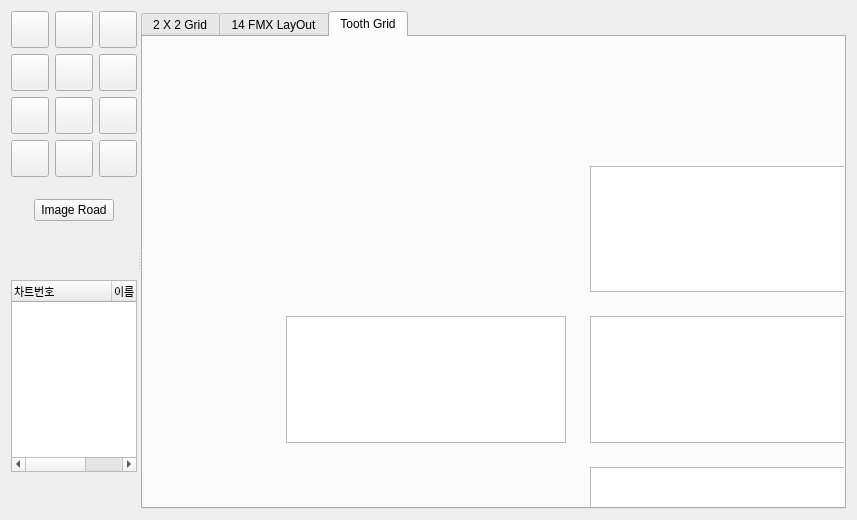
<?xml version="1.0" encoding="UTF-8"?>
<ui version="4.0">
 <class>ImageManagementForm</class>
 <widget class="QWidget" name="ImageManagementForm">
  <property name="geometry">
   <rect>
    <x>0</x>
    <y>0</y>
    <width>857</width>
    <height>520</height>
   </rect>
  </property>
  <property name="windowTitle">
   <string>Form</string>
  </property>
  <layout class="QVBoxLayout" name="verticalLayout_6">
   <item>
    <widget class="QSplitter" name="splitter">
     <property name="orientation">
      <enum>Qt::Horizontal</enum>
     </property>
     <widget class="QWidget" name="">
      <layout class="QVBoxLayout" name="verticalLayout_3">
       <item>
        <layout class="QGridLayout" name="gridLayout_2">
         <item row="0" column="0">
          <widget class="QToolButton" name="zoomInToolButton_2">
           <property name="text">
            <string/>
           </property>
           <property name="iconSize">
            <size>
             <width>30</width>
             <height>30</height>
            </size>
           </property>
          </widget>
         </item>
         <item row="0" column="1">
          <widget class="QToolButton" name="zoomOutToolButton_2">
           <property name="text">
            <string/>
           </property>
           <property name="iconSize">
            <size>
             <width>30</width>
             <height>30</height>
            </size>
           </property>
          </widget>
         </item>
         <item row="0" column="2">
          <widget class="QToolButton" name="sharpeningToolButton_2">
           <property name="text">
            <string/>
           </property>
           <property name="iconSize">
            <size>
             <width>30</width>
             <height>30</height>
            </size>
           </property>
          </widget>
         </item>
         <item row="1" column="0">
          <widget class="QToolButton" name="rightToolButton_2">
           <property name="text">
            <string/>
           </property>
           <property name="iconSize">
            <size>
             <width>30</width>
             <height>30</height>
            </size>
           </property>
          </widget>
         </item>
         <item row="1" column="1">
          <widget class="QToolButton" name="leftToolButton_2">
           <property name="text">
            <string/>
           </property>
           <property name="iconSize">
            <size>
             <width>30</width>
             <height>30</height>
            </size>
           </property>
          </widget>
         </item>
         <item row="1" column="2">
          <widget class="QToolButton" name="morphingToolButton_2">
           <property name="text">
            <string/>
           </property>
           <property name="iconSize">
            <size>
             <width>30</width>
             <height>30</height>
            </size>
           </property>
          </widget>
         </item>
         <item row="2" column="0">
          <widget class="QToolButton" name="verticalToolButton_2">
           <property name="text">
            <string/>
           </property>
           <property name="iconSize">
            <size>
             <width>30</width>
             <height>30</height>
            </size>
           </property>
          </widget>
         </item>
         <item row="2" column="1">
          <widget class="QToolButton" name="horizontalToolButton_2">
           <property name="text">
            <string/>
           </property>
           <property name="iconSize">
            <size>
             <width>30</width>
             <height>30</height>
            </size>
           </property>
          </widget>
         </item>
         <item row="2" column="2">
          <widget class="QToolButton" name="toolButton_10">
           <property name="text">
            <string/>
           </property>
           <property name="iconSize">
            <size>
             <width>30</width>
             <height>30</height>
            </size>
           </property>
          </widget>
         </item>
         <item row="3" column="0">
          <widget class="QToolButton" name="verticalToolButton_3">
           <property name="text">
            <string/>
           </property>
           <property name="iconSize">
            <size>
             <width>30</width>
             <height>30</height>
            </size>
           </property>
          </widget>
         </item>
         <item row="3" column="1">
          <widget class="QToolButton" name="horizontalToolButton_3">
           <property name="text">
            <string/>
           </property>
           <property name="iconSize">
            <size>
             <width>30</width>
             <height>30</height>
            </size>
           </property>
          </widget>
         </item>
         <item row="3" column="2">
          <widget class="QToolButton" name="toolButton_11">
           <property name="text">
            <string/>
           </property>
           <property name="iconSize">
            <size>
             <width>30</width>
             <height>30</height>
            </size>
           </property>
          </widget>
         </item>
        </layout>
       </item>
       <item>
        <layout class="QVBoxLayout" name="verticalLayout">
         <item>
          <spacer name="verticalSpacer_5">
           <property name="orientation">
            <enum>Qt::Vertical</enum>
           </property>
           <property name="sizeHint" stdset="0">
            <size>
             <width>20</width>
             <height>18</height>
            </size>
           </property>
          </spacer>
         </item>
         <item>
          <layout class="QHBoxLayout" name="horizontalLayout">
           <item>
            <spacer name="horizontalSpacer_3">
             <property name="orientation">
              <enum>Qt::Horizontal</enum>
             </property>
             <property name="sizeHint" stdset="0">
              <size>
               <width>13</width>
               <height>17</height>
              </size>
             </property>
            </spacer>
           </item>
           <item>
            <widget class="QPushButton" name="imageRoadButton_2">
             <property name="text">
              <string>Image Road</string>
             </property>
             <property name="iconSize">
              <size>
               <width>33</width>
               <height>21</height>
              </size>
             </property>
            </widget>
           </item>
           <item>
            <spacer name="horizontalSpacer_2">
             <property name="orientation">
              <enum>Qt::Horizontal</enum>
             </property>
             <property name="sizeHint" stdset="0">
              <size>
               <width>13</width>
               <height>17</height>
              </size>
             </property>
            </spacer>
           </item>
          </layout>
         </item>
         <item>
          <spacer name="verticalSpacer_6">
           <property name="orientation">
            <enum>Qt::Vertical</enum>
           </property>
           <property name="sizeHint" stdset="0">
            <size>
             <width>20</width>
             <height>17</height>
            </size>
           </property>
          </spacer>
         </item>
        </layout>
       </item>
       <item>
        <layout class="QVBoxLayout" name="verticalLayout_2">
         <item>
          <spacer name="verticalSpacer_7">
           <property name="orientation">
            <enum>Qt::Vertical</enum>
           </property>
           <property name="sizeHint" stdset="0">
            <size>
             <width>20</width>
             <height>38</height>
            </size>
           </property>
          </spacer>
         </item>
         <item>
          <widget class="QTreeWidget" name="treeWidget_2">
           <property name="font">
            <font>
             <family>고도 M</family>
             <pointsize>8</pointsize>
            </font>
           </property>
           <column>
            <property name="text">
             <string>차트번호</string>
            </property>
           </column>
           <column>
            <property name="text">
             <string>이름</string>
            </property>
           </column>
          </widget>
         </item>
         <item>
          <spacer name="verticalSpacer_8">
           <property name="orientation">
            <enum>Qt::Vertical</enum>
           </property>
           <property name="sizeHint" stdset="0">
            <size>
             <width>20</width>
             <height>38</height>
            </size>
           </property>
          </spacer>
         </item>
        </layout>
       </item>
      </layout>
     </widget>
     <widget class="QTabWidget" name="tabWidget">
      <property name="currentIndex">
       <number>2</number>
      </property>
      <widget class="QWidget" name="grid">
       <attribute name="title">
        <string>2 X 2 Grid</string>
       </attribute>
       <layout class="QVBoxLayout" name="verticalLayout_5">
        <item>
         <widget class="QWidget" name="widget" native="true">
          <layout class="QVBoxLayout" name="verticalLayout_4">
           <item>
            <layout class="QGridLayout" name="gridLayout">
             <item row="1" column="0">
              <widget class="QGraphicsView" name="graphicsView3"/>
             </item>
             <item row="0" column="0">
              <widget class="QGraphicsView" name="graphicsView1"/>
             </item>
             <item row="0" column="1">
              <widget class="QGraphicsView" name="graphicsView2"/>
             </item>
             <item row="1" column="1">
              <widget class="QGraphicsView" name="graphicsView4"/>
             </item>
            </layout>
           </item>
          </layout>
         </widget>
        </item>
       </layout>
      </widget>
      <widget class="QWidget" name="fmxLayOut">
       <attribute name="title">
        <string>14 FMX LayOut</string>
       </attribute>
       <layout class="QVBoxLayout" name="verticalLayout_14">
        <item>
         <layout class="QVBoxLayout" name="verticalLayout_9">
          <item>
           <layout class="QHBoxLayout" name="horizontalLayout_2">
            <item>
             <widget class="QWidget" name="widget_2" native="true">
              <layout class="QVBoxLayout" name="verticalLayout_7">
               <item>
                <widget class="QGraphicsView" name="graphicsView1_2"/>
               </item>
               <item>
                <spacer name="verticalSpacer">
                 <property name="orientation">
                  <enum>Qt::Vertical</enum>
                 </property>
                 <property name="sizeHint" stdset="0">
                  <size>
                   <width>17</width>
                   <height>20</height>
                  </size>
                 </property>
                </spacer>
               </item>
              </layout>
             </widget>
            </item>
            <item>
             <widget class="QWidget" name="widget_3" native="true">
              <layout class="QVBoxLayout" name="verticalLayout_8">
               <item>
                <widget class="QGraphicsView" name="graphicsView1_11"/>
               </item>
               <item>
                <spacer name="verticalSpacer_9">
                 <property name="orientation">
                  <enum>Qt::Vertical</enum>
                 </property>
                 <property name="sizeHint" stdset="0">
                  <size>
                   <width>20</width>
                   <height>18</height>
                  </size>
                 </property>
                </spacer>
               </item>
              </layout>
             </widget>
            </item>
            <item>
             <widget class="QWidget" name="widget_4" native="true">
              <layout class="QVBoxLayout" name="verticalLayout_10">
               <item>
                <widget class="QGraphicsView" name="graphicsView1_9"/>
               </item>
              </layout>
             </widget>
            </item>
            <item>
             <widget class="QWidget" name="widget_5" native="true">
              <layout class="QVBoxLayout" name="verticalLayout_11">
               <item>
                <widget class="QGraphicsView" name="graphicsView1_13"/>
               </item>
              </layout>
             </widget>
            </item>
            <item>
             <widget class="QWidget" name="widget_6" native="true">
              <layout class="QVBoxLayout" name="verticalLayout_12">
               <item>
                <widget class="QGraphicsView" name="graphicsView1_15"/>
               </item>
              </layout>
             </widget>
            </item>
            <item>
             <widget class="QWidget" name="widget_7" native="true">
              <layout class="QVBoxLayout" name="verticalLayout_13">
               <item>
                <widget class="QGraphicsView" name="graphicsView1_16"/>
               </item>
               <item>
                <spacer name="verticalSpacer_10">
                 <property name="orientation">
                  <enum>Qt::Vertical</enum>
                 </property>
                 <property name="sizeHint" stdset="0">
                  <size>
                   <width>20</width>
                   <height>4</height>
                  </size>
                 </property>
                </spacer>
               </item>
              </layout>
             </widget>
            </item>
            <item>
             <widget class="QWidget" name="widget_8" native="true">
              <layout class="QVBoxLayout" name="verticalLayout_24">
               <item>
                <widget class="QGraphicsView" name="graphicsView1_18"/>
               </item>
               <item>
                <spacer name="verticalSpacer_12">
                 <property name="orientation">
                  <enum>Qt::Vertical</enum>
                 </property>
                 <property name="sizeHint" stdset="0">
                  <size>
                   <width>20</width>
                   <height>18</height>
                  </size>
                 </property>
                </spacer>
               </item>
              </layout>
             </widget>
            </item>
           </layout>
          </item>
          <item>
           <layout class="QHBoxLayout" name="horizontalLayout_3">
            <item>
             <widget class="QWidget" name="widget_11" native="true">
              <layout class="QVBoxLayout" name="verticalLayout_27">
               <item>
                <spacer name="verticalSpacer_24">
                 <property name="orientation">
                  <enum>Qt::Vertical</enum>
                 </property>
                 <property name="sizeHint" stdset="0">
                  <size>
                   <width>20</width>
                   <height>18</height>
                  </size>
                 </property>
                </spacer>
               </item>
               <item>
                <widget class="QGraphicsView" name="graphicsView1_39"/>
               </item>
              </layout>
             </widget>
            </item>
            <item>
             <widget class="QWidget" name="widget_14" native="true">
              <layout class="QVBoxLayout" name="verticalLayout_30">
               <item>
                <spacer name="verticalSpacer_26">
                 <property name="orientation">
                  <enum>Qt::Vertical</enum>
                 </property>
                 <property name="sizeHint" stdset="0">
                  <size>
                   <width>20</width>
                   <height>17</height>
                  </size>
                 </property>
                </spacer>
               </item>
               <item>
                <widget class="QGraphicsView" name="graphicsView1_42"/>
               </item>
              </layout>
             </widget>
            </item>
            <item>
             <widget class="QWidget" name="widget_13" native="true">
              <layout class="QVBoxLayout" name="verticalLayout_29">
               <item>
                <widget class="QGraphicsView" name="graphicsView1_41"/>
               </item>
              </layout>
             </widget>
            </item>
            <item>
             <widget class="QWidget" name="widget_10" native="true">
              <layout class="QVBoxLayout" name="verticalLayout_26">
               <item>
                <widget class="QGraphicsView" name="graphicsView1_38"/>
               </item>
              </layout>
             </widget>
            </item>
            <item>
             <widget class="QWidget" name="widget_9" native="true">
              <layout class="QVBoxLayout" name="verticalLayout_25">
               <item>
                <widget class="QGraphicsView" name="graphicsView1_37"/>
               </item>
              </layout>
             </widget>
            </item>
            <item>
             <widget class="QWidget" name="widget_12" native="true">
              <layout class="QVBoxLayout" name="verticalLayout_28">
               <item>
                <spacer name="verticalSpacer_25">
                 <property name="orientation">
                  <enum>Qt::Vertical</enum>
                 </property>
                 <property name="sizeHint" stdset="0">
                  <size>
                   <width>20</width>
                   <height>4</height>
                  </size>
                 </property>
                </spacer>
               </item>
               <item>
                <widget class="QGraphicsView" name="graphicsView1_40"/>
               </item>
              </layout>
             </widget>
            </item>
            <item>
             <widget class="QWidget" name="widget_16" native="true">
              <layout class="QVBoxLayout" name="verticalLayout_31">
               <item>
                <spacer name="verticalSpacer_28">
                 <property name="orientation">
                  <enum>Qt::Vertical</enum>
                 </property>
                 <property name="sizeHint" stdset="0">
                  <size>
                   <width>20</width>
                   <height>4</height>
                  </size>
                 </property>
                </spacer>
               </item>
               <item>
                <widget class="QGraphicsView" name="graphicsView1_44"/>
               </item>
              </layout>
             </widget>
            </item>
           </layout>
          </item>
         </layout>
        </item>
       </layout>
      </widget>
      <widget class="QWidget" name="toothGrid">
       <attribute name="title">
        <string>Tooth Grid</string>
       </attribute>
       <widget class="QWidget" name="layoutWidget_2">
        <property name="geometry">
         <rect>
          <x>110</x>
          <y>120</y>
          <width>936</width>
          <height>445</height>
         </rect>
        </property>
        <layout class="QGridLayout" name="gridLayout_6">
         <item row="0" column="0">
          <widget class="QWidget" name="widget_49" native="true">
           <layout class="QVBoxLayout" name="verticalLayout_56">
            <item>
             <widget class="QSplitter" name="splitter_35">
              <property name="orientation">
               <enum>Qt::Vertical</enum>
              </property>
             </widget>
            </item>
           </layout>
          </widget>
         </item>
         <item row="0" column="1">
          <widget class="QWidget" name="widget_50" native="true">
           <layout class="QVBoxLayout" name="verticalLayout_57">
            <item>
             <widget class="QSplitter" name="splitter_36">
              <property name="orientation">
               <enum>Qt::Vertical</enum>
              </property>
             </widget>
            </item>
           </layout>
          </widget>
         </item>
         <item row="0" column="2" rowspan="2">
          <widget class="QWidget" name="widget_51" native="true">
           <layout class="QVBoxLayout" name="verticalLayout_58">
            <item>
             <widget class="QSplitter" name="splitter_37">
              <property name="orientation">
               <enum>Qt::Vertical</enum>
              </property>
              <widget class="QGraphicsView" name="graphicsView_16"/>
             </widget>
            </item>
           </layout>
          </widget>
         </item>
         <item row="0" column="3" colspan="2">
          <widget class="QWidget" name="widget_52" native="true">
           <layout class="QVBoxLayout" name="verticalLayout_59">
            <item>
             <widget class="QSplitter" name="splitter_38">
              <property name="orientation">
               <enum>Qt::Vertical</enum>
              </property>
             </widget>
            </item>
           </layout>
          </widget>
         </item>
         <item row="0" column="5">
          <widget class="QWidget" name="widget_53" native="true">
           <layout class="QVBoxLayout" name="verticalLayout_60">
            <item>
             <widget class="QSplitter" name="splitter_39">
              <property name="orientation">
               <enum>Qt::Vertical</enum>
              </property>
             </widget>
            </item>
           </layout>
          </widget>
         </item>
         <item row="1" column="0" rowspan="2">
          <widget class="QWidget" name="widget_54" native="true">
           <layout class="QVBoxLayout" name="verticalLayout_61">
            <item>
             <widget class="QSplitter" name="splitter_40">
              <property name="orientation">
               <enum>Qt::Vertical</enum>
              </property>
             </widget>
            </item>
           </layout>
          </widget>
         </item>
         <item row="2" column="1">
          <widget class="QWidget" name="widget_55" native="true">
           <layout class="QVBoxLayout" name="verticalLayout_62">
            <item>
             <widget class="QSplitter" name="splitter_41">
              <property name="orientation">
               <enum>Qt::Horizontal</enum>
              </property>
              <widget class="QGraphicsView" name="graphicsView_17"/>
             </widget>
            </item>
           </layout>
          </widget>
         </item>
         <item row="2" column="2">
          <widget class="QWidget" name="widget_56" native="true">
           <layout class="QVBoxLayout" name="verticalLayout_63">
            <item>
             <widget class="QSplitter" name="splitter_42">
              <property name="orientation">
               <enum>Qt::Vertical</enum>
              </property>
              <widget class="QGraphicsView" name="graphicsView_18"/>
             </widget>
            </item>
           </layout>
          </widget>
         </item>
         <item row="2" column="3">
          <widget class="QWidget" name="widget_57" native="true">
           <layout class="QVBoxLayout" name="verticalLayout_64">
            <item>
             <widget class="QSplitter" name="splitter_43">
              <property name="orientation">
               <enum>Qt::Horizontal</enum>
              </property>
              <widget class="QGraphicsView" name="graphicsView_19"/>
             </widget>
            </item>
           </layout>
          </widget>
         </item>
         <item row="2" column="4" colspan="2">
          <widget class="QWidget" name="widget_58" native="true">
           <layout class="QVBoxLayout" name="verticalLayout_65">
            <item>
             <widget class="QSplitter" name="splitter_44">
              <property name="orientation">
               <enum>Qt::Vertical</enum>
              </property>
             </widget>
            </item>
           </layout>
          </widget>
         </item>
         <item row="3" column="0">
          <widget class="QWidget" name="widget_59" native="true">
           <layout class="QVBoxLayout" name="verticalLayout_66">
            <item>
             <widget class="QSplitter" name="splitter_45">
              <property name="orientation">
               <enum>Qt::Vertical</enum>
              </property>
             </widget>
            </item>
           </layout>
          </widget>
         </item>
         <item row="3" column="1">
          <widget class="QWidget" name="widget_60" native="true">
           <layout class="QVBoxLayout" name="verticalLayout_67">
            <item>
             <widget class="QSplitter" name="splitter_46">
              <property name="orientation">
               <enum>Qt::Vertical</enum>
              </property>
             </widget>
            </item>
           </layout>
          </widget>
         </item>
         <item row="3" column="2">
          <widget class="QWidget" name="widget_61" native="true">
           <layout class="QVBoxLayout" name="verticalLayout_68">
            <item>
             <widget class="QSplitter" name="splitter_47">
              <property name="orientation">
               <enum>Qt::Vertical</enum>
              </property>
              <widget class="QGraphicsView" name="graphicsView_20"/>
             </widget>
            </item>
           </layout>
          </widget>
         </item>
         <item row="3" column="3" colspan="2">
          <widget class="QWidget" name="widget_62" native="true">
           <layout class="QVBoxLayout" name="verticalLayout_69">
            <item>
             <widget class="QSplitter" name="splitter_48">
              <property name="orientation">
               <enum>Qt::Vertical</enum>
              </property>
             </widget>
            </item>
           </layout>
          </widget>
         </item>
         <item row="3" column="5">
          <widget class="QWidget" name="widget_63" native="true">
           <layout class="QVBoxLayout" name="verticalLayout_70">
            <item>
             <widget class="QSplitter" name="splitter_49">
              <property name="orientation">
               <enum>Qt::Vertical</enum>
              </property>
             </widget>
            </item>
           </layout>
          </widget>
         </item>
        </layout>
       </widget>
      </widget>
     </widget>
    </widget>
   </item>
  </layout>
 </widget>
 <resources/>
 <connections/>
</ui>
